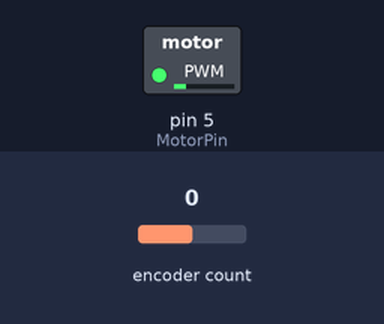
Bench run of a sketch on a simulated Arduino Uno, built with avr-gcc and run on an emulated ATmega328P. Parts: switched loads named in the sketch (green lamp = pin HIGH). The test bench sets the inputs (shaded band); at power-on: encoder count 0. What the sketch prints to the serial monitor is not drawn.

Above: at 0.1 s.
At 10.1 s:
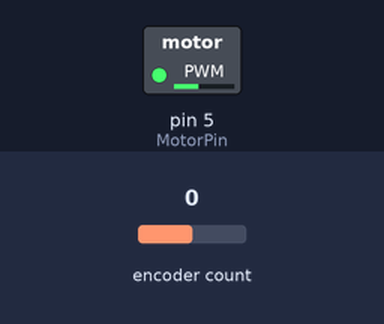
At 22.1 s:
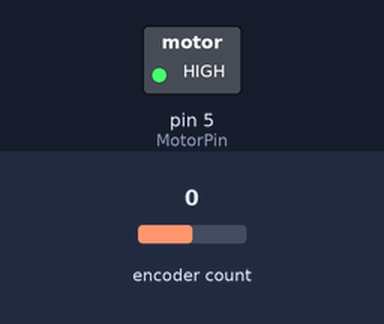
At 36.2 s:
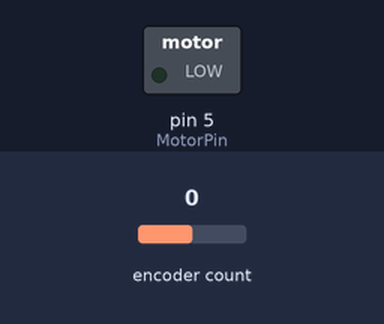
Timing chart, 0 to 40.0 s (numbered marks = the images above):
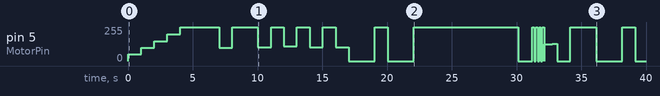

Measured:
- by itself, pin 5 (MotorPin): 0/255 → 50/255 at 0.00 s, → 100/255 1.0 s later, → 150/255 1.0 s later, → 200/255 1.0 s later, … (37 changes in this stretch)

The sketch:

Motor_2_Code.ino
```cpp
#include <Encoder.h>

#define EncoderPinA 2
#define EncoderPinB 3
#define MotorPin 5

// Create encoder object
Encoder motorEncoder(EncoderPinA, EncoderPinB);

// Variables for finding servo position
int count = 0;
int PPR = 924; // 924 pulses per revolution
int deg = 0;

// For speed iteration
int servoSpeedControl[] = {50, 100, 150, 200, 255};
int current = 0;
int start = 0;
int index = 0;

void setup() {
  Serial.begin(9600);
  pinMode(MotorPin, OUTPUT);  // sets the pin as output
}

void loop() {
  //Indexes the different speeds every second
  current = millis();
  if((current - start) >= 1000) {
    index++;
    start = current;
  }

  setServoSpeed(servoSpeedControl[index]);
  Serial.print(servoSpeedControl[index]);
  Serial.print(servoPosition());
}

void setServoSpeed(int speedPWM){
  // This function sets the speed of the servo to the inputted PWM value.
  // Input: speedPWM

  if (speedPWM > 255) speedPWM = 255;
  if (speedPWM < 0) speedPWM = 0;

  analogWrite(MotorPin, speedPWM); //input ranges from 0-255 as duty cycle

  //TODO find out what duty cycle corrisponds to what speed/voltage

}

float servoPosition(){
  // This function outputs the servo position.
  // Output: deg (degrees)

  count = motorEncoder.read() % 360;
  deg = count * (360 / PPR); // converts count to degrees
  deg = deg % 360;  // keeps the value within the range of -359 to 359.
  if (deg < 0) deg += 360; // keeps the value positive
  return deg;
}
```
